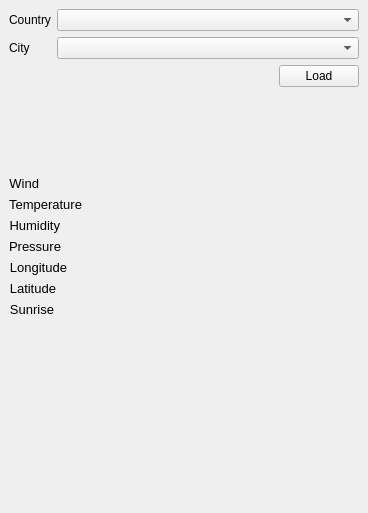
<?xml version="1.0" encoding="UTF-8"?>
<ui version="4.0">
 <class>MainWindow</class>
 <widget class="QMainWindow" name="MainWindow">
  <property name="geometry">
   <rect>
    <x>0</x>
    <y>0</y>
    <width>368</width>
    <height>513</height>
   </rect>
  </property>
  <property name="windowTitle">
   <string>Forecaster</string>
  </property>
  <widget class="QWidget" name="centralwidget">
   <layout class="QHBoxLayout" name="horizontalLayout_3">
    <item>
     <layout class="QVBoxLayout" name="verticalLayout">
      <item>
       <layout class="QFormLayout" name="formLayout">
        <item row="0" column="0">
         <widget class="QLabel" name="label">
          <property name="text">
           <string>Country</string>
          </property>
         </widget>
        </item>
        <item row="0" column="1">
         <widget class="QComboBox" name="cmbCountry">
          <property name="toolTip">
           <string/>
          </property>
         </widget>
        </item>
        <item row="1" column="0">
         <widget class="QLabel" name="label_2">
          <property name="text">
           <string>City</string>
          </property>
         </widget>
        </item>
        <item row="1" column="1">
         <widget class="QComboBox" name="cmbCity"/>
        </item>
       </layout>
      </item>
      <item>
       <layout class="QHBoxLayout" name="horizontalLayout_2">
        <item>
         <spacer name="horizontalSpacer">
          <property name="orientation">
           <enum>Qt::Horizontal</enum>
          </property>
          <property name="sizeHint" stdset="0">
           <size>
            <width>40</width>
            <height>20</height>
           </size>
          </property>
         </spacer>
        </item>
        <item>
         <widget class="QPushButton" name="btnLoadWeather">
          <property name="text">
           <string>Load</string>
          </property>
         </widget>
        </item>
       </layout>
      </item>
      <item>
       <layout class="QHBoxLayout" name="horizontalLayout">
        <item>
         <widget class="QLabel" name="lblIcon">
          <property name="maximumSize">
           <size>
            <width>16</width>
            <height>16</height>
           </size>
          </property>
          <property name="sizeIncrement">
           <size>
            <width>16</width>
            <height>16</height>
           </size>
          </property>
          <property name="text">
           <string/>
          </property>
         </widget>
        </item>
        <item>
         <widget class="QLabel" name="lblWeather">
          <property name="text">
           <string/>
          </property>
         </widget>
        </item>
       </layout>
      </item>
      <item>
       <spacer name="verticalSpacer_2">
        <property name="orientation">
         <enum>Qt::Vertical</enum>
        </property>
        <property name="sizeHint" stdset="0">
         <size>
          <width>20</width>
          <height>18</height>
         </size>
        </property>
       </spacer>
      </item>
      <item>
       <layout class="QFormLayout" name="formLayout_3">
        <item row="0" column="0">
         <widget class="QLabel" name="label_14">
          <property name="font">
           <font>
            <pointsize>10</pointsize>
           </font>
          </property>
          <property name="text">
           <string>Wind</string>
          </property>
          <property name="alignment">
           <set>Qt::AlignRight|Qt::AlignTrailing|Qt::AlignVCenter</set>
          </property>
         </widget>
        </item>
        <item row="0" column="1">
         <widget class="QLabel" name="lblWind">
          <property name="font">
           <font>
            <weight>75</weight>
            <bold>true</bold>
           </font>
          </property>
          <property name="text">
           <string/>
          </property>
          <property name="alignment">
           <set>Qt::AlignCenter</set>
          </property>
         </widget>
        </item>
        <item row="1" column="0">
         <widget class="QLabel" name="label_6">
          <property name="font">
           <font>
            <pointsize>10</pointsize>
           </font>
          </property>
          <property name="text">
           <string>Temperature</string>
          </property>
          <property name="alignment">
           <set>Qt::AlignRight|Qt::AlignTrailing|Qt::AlignVCenter</set>
          </property>
         </widget>
        </item>
        <item row="1" column="1">
         <widget class="QLabel" name="lblTemp">
          <property name="font">
           <font>
            <weight>75</weight>
            <bold>true</bold>
           </font>
          </property>
          <property name="text">
           <string/>
          </property>
          <property name="alignment">
           <set>Qt::AlignCenter</set>
          </property>
         </widget>
        </item>
        <item row="2" column="0">
         <widget class="QLabel" name="label_7">
          <property name="font">
           <font>
            <pointsize>10</pointsize>
           </font>
          </property>
          <property name="text">
           <string>Humidity</string>
          </property>
          <property name="alignment">
           <set>Qt::AlignRight|Qt::AlignTrailing|Qt::AlignVCenter</set>
          </property>
         </widget>
        </item>
        <item row="2" column="1">
         <widget class="QLabel" name="lblHumidity">
          <property name="font">
           <font>
            <weight>75</weight>
            <bold>true</bold>
           </font>
          </property>
          <property name="text">
           <string/>
          </property>
          <property name="alignment">
           <set>Qt::AlignCenter</set>
          </property>
         </widget>
        </item>
        <item row="3" column="0">
         <widget class="QLabel" name="label_17">
          <property name="font">
           <font>
            <pointsize>10</pointsize>
           </font>
          </property>
          <property name="text">
           <string>Pressure</string>
          </property>
          <property name="alignment">
           <set>Qt::AlignRight|Qt::AlignTrailing|Qt::AlignVCenter</set>
          </property>
         </widget>
        </item>
        <item row="3" column="1">
         <widget class="QLabel" name="lblPressure">
          <property name="font">
           <font>
            <weight>75</weight>
            <bold>true</bold>
           </font>
          </property>
          <property name="text">
           <string/>
          </property>
          <property name="alignment">
           <set>Qt::AlignCenter</set>
          </property>
         </widget>
        </item>
        <item row="4" column="0">
         <widget class="QLabel" name="label_9">
          <property name="font">
           <font>
            <pointsize>10</pointsize>
           </font>
          </property>
          <property name="text">
           <string>Longitude</string>
          </property>
          <property name="alignment">
           <set>Qt::AlignRight|Qt::AlignTrailing|Qt::AlignVCenter</set>
          </property>
         </widget>
        </item>
        <item row="4" column="1">
         <widget class="QLabel" name="lblLongitude">
          <property name="font">
           <font>
            <weight>75</weight>
            <bold>true</bold>
           </font>
          </property>
          <property name="text">
           <string/>
          </property>
          <property name="alignment">
           <set>Qt::AlignCenter</set>
          </property>
         </widget>
        </item>
        <item row="5" column="0">
         <widget class="QLabel" name="label_5">
          <property name="font">
           <font>
            <pointsize>10</pointsize>
           </font>
          </property>
          <property name="text">
           <string>Latitude</string>
          </property>
          <property name="alignment">
           <set>Qt::AlignRight|Qt::AlignTrailing|Qt::AlignVCenter</set>
          </property>
         </widget>
        </item>
        <item row="5" column="1">
         <widget class="QLabel" name="lblLatitude">
          <property name="font">
           <font>
            <weight>75</weight>
            <bold>true</bold>
           </font>
          </property>
          <property name="text">
           <string/>
          </property>
          <property name="alignment">
           <set>Qt::AlignCenter</set>
          </property>
         </widget>
        </item>
        <item row="6" column="0">
         <widget class="QLabel" name="label_15">
          <property name="font">
           <font>
            <pointsize>10</pointsize>
            <weight>50</weight>
            <italic>false</italic>
            <bold>false</bold>
            <underline>false</underline>
           </font>
          </property>
          <property name="text">
           <string>Sunrise</string>
          </property>
          <property name="alignment">
           <set>Qt::AlignRight|Qt::AlignTrailing|Qt::AlignVCenter</set>
          </property>
         </widget>
        </item>
        <item row="6" column="1">
         <widget class="QLabel" name="lblSunrise">
          <property name="font">
           <font>
            <weight>75</weight>
            <bold>true</bold>
           </font>
          </property>
          <property name="text">
           <string/>
          </property>
          <property name="alignment">
           <set>Qt::AlignCenter</set>
          </property>
         </widget>
        </item>
       </layout>
      </item>
      <item>
       <spacer name="verticalSpacer_3">
        <property name="orientation">
         <enum>Qt::Vertical</enum>
        </property>
        <property name="sizeHint" stdset="0">
         <size>
          <width>20</width>
          <height>18</height>
         </size>
        </property>
       </spacer>
      </item>
      <item>
       <layout class="QGridLayout" name="gridLayout_2">
        <item row="0" column="1">
         <widget class="QLabel" name="lblDay2">
          <property name="text">
           <string/>
          </property>
          <property name="alignment">
           <set>Qt::AlignCenter</set>
          </property>
         </widget>
        </item>
        <item row="0" column="3">
         <widget class="QLabel" name="lblDay4">
          <property name="text">
           <string/>
          </property>
          <property name="alignment">
           <set>Qt::AlignCenter</set>
          </property>
         </widget>
        </item>
        <item row="1" column="1">
         <widget class="QLabel" name="lblIcon2">
          <property name="sizePolicy">
           <sizepolicy hsizetype="MinimumExpanding" vsizetype="Preferred">
            <horstretch>0</horstretch>
            <verstretch>0</verstretch>
           </sizepolicy>
          </property>
          <property name="minimumSize">
           <size>
            <width>16</width>
            <height>16</height>
           </size>
          </property>
          <property name="maximumSize">
           <size>
            <width>200</width>
            <height>16</height>
           </size>
          </property>
          <property name="baseSize">
           <size>
            <width>0</width>
            <height>0</height>
           </size>
          </property>
          <property name="text">
           <string/>
          </property>
          <property name="alignment">
           <set>Qt::AlignCenter</set>
          </property>
         </widget>
        </item>
        <item row="0" column="4">
         <widget class="QLabel" name="lblDay5">
          <property name="text">
           <string/>
          </property>
          <property name="alignment">
           <set>Qt::AlignCenter</set>
          </property>
         </widget>
        </item>
        <item row="2" column="1">
         <widget class="QLabel" name="lblTemp2">
          <property name="text">
           <string/>
          </property>
          <property name="alignment">
           <set>Qt::AlignCenter</set>
          </property>
         </widget>
        </item>
        <item row="2" column="3">
         <widget class="QLabel" name="lblTemp4">
          <property name="text">
           <string/>
          </property>
          <property name="alignment">
           <set>Qt::AlignCenter</set>
          </property>
         </widget>
        </item>
        <item row="1" column="3">
         <widget class="QLabel" name="lblIcon4">
          <property name="sizePolicy">
           <sizepolicy hsizetype="MinimumExpanding" vsizetype="Preferred">
            <horstretch>0</horstretch>
            <verstretch>0</verstretch>
           </sizepolicy>
          </property>
          <property name="minimumSize">
           <size>
            <width>16</width>
            <height>16</height>
           </size>
          </property>
          <property name="maximumSize">
           <size>
            <width>200</width>
            <height>16</height>
           </size>
          </property>
          <property name="baseSize">
           <size>
            <width>0</width>
            <height>0</height>
           </size>
          </property>
          <property name="text">
           <string/>
          </property>
          <property name="alignment">
           <set>Qt::AlignCenter</set>
          </property>
         </widget>
        </item>
        <item row="2" column="0">
         <widget class="QLabel" name="lblTemp1">
          <property name="text">
           <string/>
          </property>
          <property name="alignment">
           <set>Qt::AlignCenter</set>
          </property>
         </widget>
        </item>
        <item row="0" column="0">
         <widget class="QLabel" name="lblDay1">
          <property name="text">
           <string/>
          </property>
          <property name="alignment">
           <set>Qt::AlignCenter</set>
          </property>
         </widget>
        </item>
        <item row="0" column="2">
         <widget class="QLabel" name="lblDay3">
          <property name="text">
           <string/>
          </property>
          <property name="alignment">
           <set>Qt::AlignCenter</set>
          </property>
         </widget>
        </item>
        <item row="1" column="0">
         <widget class="QLabel" name="lblIcon1">
          <property name="sizePolicy">
           <sizepolicy hsizetype="MinimumExpanding" vsizetype="Preferred">
            <horstretch>0</horstretch>
            <verstretch>0</verstretch>
           </sizepolicy>
          </property>
          <property name="minimumSize">
           <size>
            <width>16</width>
            <height>16</height>
           </size>
          </property>
          <property name="maximumSize">
           <size>
            <width>200</width>
            <height>16</height>
           </size>
          </property>
          <property name="baseSize">
           <size>
            <width>0</width>
            <height>0</height>
           </size>
          </property>
          <property name="text">
           <string/>
          </property>
          <property name="alignment">
           <set>Qt::AlignCenter</set>
          </property>
         </widget>
        </item>
        <item row="1" column="2">
         <widget class="QLabel" name="lblIcon3">
          <property name="sizePolicy">
           <sizepolicy hsizetype="MinimumExpanding" vsizetype="Preferred">
            <horstretch>0</horstretch>
            <verstretch>0</verstretch>
           </sizepolicy>
          </property>
          <property name="minimumSize">
           <size>
            <width>16</width>
            <height>16</height>
           </size>
          </property>
          <property name="maximumSize">
           <size>
            <width>200</width>
            <height>16</height>
           </size>
          </property>
          <property name="baseSize">
           <size>
            <width>0</width>
            <height>0</height>
           </size>
          </property>
          <property name="text">
           <string/>
          </property>
          <property name="alignment">
           <set>Qt::AlignCenter</set>
          </property>
         </widget>
        </item>
        <item row="1" column="4">
         <widget class="QLabel" name="lblIcon5">
          <property name="sizePolicy">
           <sizepolicy hsizetype="MinimumExpanding" vsizetype="Preferred">
            <horstretch>0</horstretch>
            <verstretch>0</verstretch>
           </sizepolicy>
          </property>
          <property name="minimumSize">
           <size>
            <width>16</width>
            <height>16</height>
           </size>
          </property>
          <property name="maximumSize">
           <size>
            <width>200</width>
            <height>16</height>
           </size>
          </property>
          <property name="baseSize">
           <size>
            <width>0</width>
            <height>0</height>
           </size>
          </property>
          <property name="text">
           <string/>
          </property>
          <property name="alignment">
           <set>Qt::AlignCenter</set>
          </property>
         </widget>
        </item>
        <item row="2" column="2">
         <widget class="QLabel" name="lblTemp3">
          <property name="text">
           <string/>
          </property>
          <property name="alignment">
           <set>Qt::AlignCenter</set>
          </property>
         </widget>
        </item>
        <item row="2" column="4">
         <widget class="QLabel" name="lblTemp5">
          <property name="text">
           <string/>
          </property>
          <property name="alignment">
           <set>Qt::AlignCenter</set>
          </property>
         </widget>
        </item>
       </layout>
      </item>
      <item>
       <spacer name="verticalSpacer">
        <property name="orientation">
         <enum>Qt::Vertical</enum>
        </property>
        <property name="sizeHint" stdset="0">
         <size>
          <width>20</width>
          <height>18</height>
         </size>
        </property>
       </spacer>
      </item>
     </layout>
    </item>
   </layout>
  </widget>
 </widget>
 <resources/>
 <connections/>
</ui>
